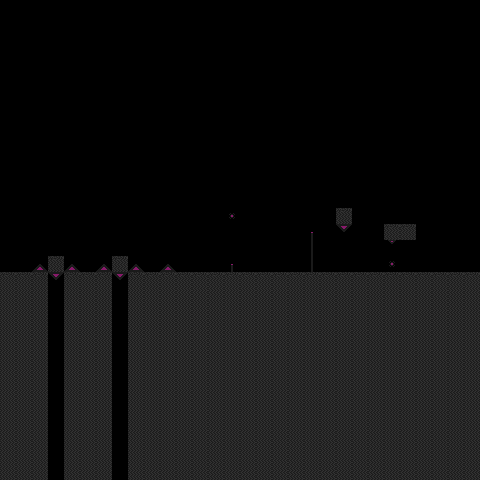

This game map was drawn from its Tiled (.tmx) file and the tilesets committed beside it. A one-line description and the full map source follow:
An orthogonal 30x30 tile map with 16x16 px tiles, 2 tile layers (walls, obsidian_obstacles).

<map version="1.8" tiledversion="1.8.2" orientation="orthogonal" renderorder="right-down" width="30" height="30" tilewidth="16" tileheight="16" infinite="0" nextlayerid="3" nextobjectid="1">
 <tileset firstgid="1" source="../obsidian.tsx" />
 <layer id="1" name="walls" width="30" height="30">
  <data encoding="csv">
0,0,0,0,0,0,0,0,0,0,0,0,0,0,0,0,0,0,0,0,0,0,0,0,0,0,0,0,0,0,
0,0,0,0,0,0,0,0,0,0,0,0,0,0,0,0,0,0,0,0,0,0,0,0,0,0,0,0,0,0,
0,0,0,0,0,0,0,0,0,0,0,0,0,0,0,0,0,0,0,0,0,0,0,0,0,0,0,0,0,0,
0,0,0,0,0,0,0,0,0,0,0,0,0,0,0,0,0,0,0,0,0,0,0,0,0,0,0,0,0,0,
0,0,0,0,0,0,0,0,0,0,0,0,0,0,0,0,0,0,0,0,0,0,0,0,0,0,0,0,0,0,
0,0,0,0,0,0,0,0,0,0,0,0,0,0,0,0,0,0,0,0,0,0,0,0,0,0,0,0,0,0,
0,0,0,0,0,0,0,0,0,0,0,0,0,0,0,0,0,0,0,0,0,0,0,0,0,0,0,0,0,0,
0,0,0,0,0,0,0,0,0,0,0,0,0,0,0,0,0,0,0,0,0,0,0,0,0,0,0,0,0,0,
0,0,0,0,0,0,0,0,0,0,0,0,0,0,0,0,0,0,0,0,0,0,0,0,0,0,0,0,0,0,
0,0,0,0,0,0,0,0,0,0,0,0,0,0,0,0,0,0,0,0,0,0,0,0,0,0,0,0,0,0,
0,0,0,0,0,0,0,0,0,0,0,0,0,0,0,0,0,0,0,0,0,0,0,0,0,0,0,0,0,0,
0,0,0,0,0,0,0,0,0,0,0,0,0,0,0,0,0,0,0,0,0,0,0,0,0,0,0,0,0,0,
0,0,0,0,0,0,0,0,0,0,0,0,0,0,0,0,0,0,0,0,0,0,0,0,0,0,0,0,0,0,
0,0,0,0,0,0,0,0,0,0,0,0,0,0,0,0,0,0,0,0,0,1,0,0,0,0,0,0,0,0,
0,0,0,0,0,0,0,0,0,0,0,0,0,0,0,0,0,0,0,0,0,10,0,0,1,1,0,0,0,0,
0,0,0,0,0,0,0,0,0,0,0,0,0,0,0,0,0,0,0,0,0,0,0,0,0,0,0,0,0,0,
0,0,2,1,2,0,2,1,2,0,2,0,0,0,0,0,0,0,0,0,0,0,0,0,0,0,0,0,0,0,
1,1,1,10,1,1,1,10,1,1,1,1,1,1,1,1,1,1,1,1,1,1,1,1,1,1,1,1,1,1,
9,9,9,0,9,9,9,0,9,9,9,9,9,9,9,9,9,9,9,9,9,9,9,9,9,9,9,9,9,9,
9,9,9,0,9,9,9,0,9,9,9,9,9,9,9,9,9,9,9,9,9,9,9,9,9,9,9,9,9,9,
9,9,9,0,9,9,9,0,9,9,9,9,9,9,9,9,9,9,9,9,9,9,9,9,9,9,9,9,9,9,
9,9,9,0,9,9,9,0,9,9,9,9,9,9,9,9,9,9,9,9,9,9,9,9,9,9,9,9,9,9,
9,9,9,0,9,9,9,0,9,9,9,9,9,9,9,9,9,9,9,9,9,9,9,9,9,9,9,9,9,9,
9,9,9,0,9,9,9,0,9,9,9,9,9,9,9,9,9,9,9,9,9,9,9,9,9,9,9,9,9,9,
9,9,9,0,9,9,9,0,9,9,9,9,9,9,9,9,9,9,9,9,9,9,9,9,9,9,9,9,9,9,
9,9,9,0,9,9,9,0,9,9,9,9,9,9,9,9,9,9,9,9,9,9,9,9,9,9,9,9,9,9,
9,9,9,0,9,9,9,0,9,9,9,9,9,9,9,9,9,9,9,9,9,9,9,9,9,9,9,9,9,9,
9,9,9,0,9,9,9,0,9,9,9,9,9,9,9,9,9,9,9,9,9,9,9,9,9,9,9,9,9,9,
9,9,9,0,9,9,9,0,9,9,9,9,9,9,9,9,9,9,9,9,9,9,9,9,9,9,9,9,9,9,
9,9,9,0,9,9,9,0,9,9,9,9,9,9,9,9,9,9,9,9,9,9,9,9,9,9,9,9,9,9
</data>
 </layer>
 <layer id="2" name="obsidian_obstacles" width="30" height="30">
  <data encoding="csv">
0,0,0,0,0,0,0,0,0,0,0,0,0,0,0,0,0,0,0,0,0,0,0,0,0,0,0,0,0,0,
0,0,0,0,0,0,0,0,0,0,0,0,0,0,0,0,0,0,0,0,0,0,0,0,0,0,0,0,0,0,
0,0,0,0,0,0,0,0,0,0,0,0,0,0,0,0,0,0,0,0,0,0,0,0,0,0,0,0,0,0,
0,0,0,0,0,0,0,0,0,0,0,0,0,0,0,0,0,0,0,0,0,0,0,0,0,0,0,0,0,0,
0,0,0,0,0,0,0,0,0,0,0,0,0,0,0,0,0,0,0,0,0,0,0,0,0,0,0,0,0,0,
0,0,0,0,0,0,0,0,0,0,0,0,0,0,0,0,0,0,0,0,0,0,0,0,0,0,0,0,0,0,
0,0,0,0,0,0,0,0,0,0,0,0,0,0,0,0,0,0,0,0,0,0,0,0,0,0,0,0,0,0,
0,0,0,0,0,0,0,0,0,0,0,0,0,0,0,0,0,0,0,0,0,0,0,0,0,0,0,0,0,0,
0,0,0,0,0,0,0,0,0,0,0,0,0,0,0,0,0,0,0,0,0,0,0,0,0,0,0,0,0,0,
0,0,0,0,0,0,0,0,0,0,0,0,0,0,0,0,0,0,0,0,0,0,0,0,0,0,0,0,0,0,
0,0,0,0,0,0,0,0,0,0,0,0,0,0,0,0,0,0,0,0,0,0,0,0,0,0,0,0,0,0,
0,0,0,0,0,0,0,0,0,0,0,0,0,0,0,0,0,0,0,0,0,0,0,0,0,0,0,0,0,0,
0,0,0,0,0,0,0,0,0,0,0,0,0,0,0,0,0,0,0,0,0,0,0,0,0,0,0,0,0,0,
0,0,0,0,0,0,0,0,0,0,0,0,0,0,11,0,0,0,0,0,0,0,0,0,0,0,0,0,0,0,
0,0,0,0,0,0,0,0,0,0,0,0,0,0,0,0,0,0,0,49,0,0,0,0,0,0,0,0,0,0,
0,0,0,0,0,0,0,0,0,0,0,0,0,0,0,0,0,0,0,57,0,0,0,0,3,0,0,0,0,0,
0,0,0,0,0,0,0,0,0,0,0,0,0,0,49,0,0,0,0,57,0,0,0,0,11,0,0,0,0,0,
0,0,0,0,0,0,0,0,0,0,0,0,0,0,0,0,0,0,0,0,0,0,0,0,0,0,0,0,0,0,
0,0,0,0,0,0,0,0,0,0,0,0,0,0,0,0,0,0,0,0,0,0,0,0,0,0,0,0,0,0,
0,0,0,0,0,0,0,0,0,0,0,0,0,0,0,0,0,0,0,0,0,0,0,0,0,0,0,0,0,0,
0,0,0,0,0,0,0,0,0,0,0,0,0,0,0,0,0,0,0,0,0,0,0,0,0,0,0,0,0,0,
0,0,0,0,0,0,0,0,0,0,0,0,0,0,0,0,0,0,0,0,0,0,0,0,0,0,0,0,0,0,
0,0,0,0,0,0,0,0,0,0,0,0,0,0,0,0,0,0,0,0,0,0,0,0,0,0,0,0,0,0,
0,0,0,0,0,0,0,0,0,0,0,0,0,0,0,0,0,0,0,0,0,0,0,0,0,0,0,0,0,0,
0,0,0,0,0,0,0,0,0,0,0,0,0,0,0,0,0,0,0,0,0,0,0,0,0,0,0,0,0,0,
0,0,0,0,0,0,0,0,0,0,0,0,0,0,0,0,0,0,0,0,0,0,0,0,0,0,0,0,0,0,
0,0,0,0,0,0,0,0,0,0,0,0,0,0,0,0,0,0,0,0,0,0,0,0,0,0,0,0,0,0,
0,0,0,0,0,0,0,0,0,0,0,0,0,0,0,0,0,0,0,0,0,0,0,0,0,0,0,0,0,0,
0,0,0,0,0,0,0,0,0,0,0,0,0,0,0,0,0,0,0,0,0,0,0,0,0,0,0,0,0,0,
0,0,0,0,0,0,0,0,0,0,0,0,0,0,0,0,0,0,0,0,0,0,0,0,0,0,0,0,0,0
</data>
 </layer>
</map>
